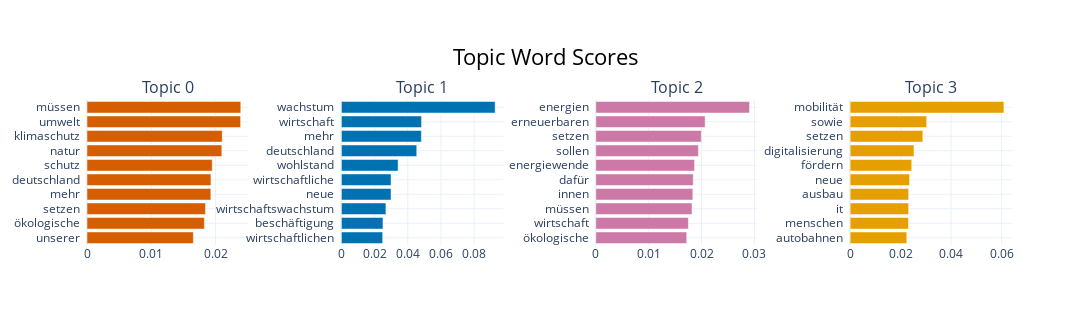

The notebook cell saved with this chart:
### Code cell
fig = topic_model.visualize_barchart(n_words=10, width=350)
fig

### Figure 1 — Plotly figure (JSON) as saved in the notebook; plotly's stock layout.template omitted (floating-point values rounded to 4 significant figures)
{"data": [{"marker": {"color": "#D55E00"}, "orientation": "h", "type": "bar", "x": [0.01654, 0.01826, 0.01842, 0.01926, 0.01928, 0.01948, 0.02097, 0.02103, 0.02389, 0.02392], "xaxis": "x", "y": ["unserer  ", "ökologische  ", "setzen  ", "mehr  ", "deutschland  ", "schutz  ", "natur  ", "klimaschutz  ", "umwelt  ", "müssen  "], "yaxis": "y"}, {"marker": {"color": "#0072B2"}, "orientation": "h", "type": "bar", "x": [0.02489, 0.02506, 0.02684, 0.02992, 0.02994, 0.03417, 0.04542, 0.04822, 0.04832, 0.09267], "xaxis": "x2", "y": ["wirtschaftlichen  ", "beschäftigung  ", "wirtschaftswachstum  ", "neue  ", "wirtschaftliche  ", "wohlstand  ", "deutschland  ", "mehr  ", "wirtschaft  ", "wachstum  "], "yaxis": "y2"}, {"marker": {"color": "#CC79A7"}, "orientation": "h", "type": "bar", "x": [0.0172, 0.01752, 0.0182, 0.01836, 0.01843, 0.01869, 0.01941, 0.01996, 0.02068, 0.02908], "xaxis": "x3", "y": ["ökologische  ", "wirtschaft  ", "müssen  ", "innen  ", "dafür  ", "energiewende  ", "sollen  ", "setzen  ", "erneuerbaren  ", "energien  "], "yaxis": "y3"}, {"marker": {"color": "#E69F00"}, "orientation": "h", "type": "bar", "x": [0.02246, 0.02311, 0.02317, 0.02318, 0.02354, 0.02441, 0.02529, 0.0288, 0.03033, 0.06091], "xaxis": "x4", "y": ["autobahnen  ", "menschen  ", "it  ", "ausbau  ", "neue  ", "fördern  ", "digitalisierung  ", "setzen  ", "sowie  ", "mobilität  "], "yaxis": "y4"}], "layout": {"annotations": [{"font": {"size": 16}, "showarrow": false, "text": "Topic 0", "x": 0.0875, "xanchor": "center", "xref": "paper", "y": 1, "yanchor": "bottom", "yref": "paper"}, {"font": {"size": 16}, "showarrow": false, "text": "Topic 1", "x": 0.3625, "xanchor": "center", "xref": "paper", "y": 1, "yanchor": "bottom", "yref": "paper"}, {"font": {"size": 16}, "showarrow": false, "text": "Topic 2", "x": 0.6375, "xanchor": "center", "xref": "paper", "y": 1, "yanchor": "bottom", "yref": "paper"}, {"font": {"size": 16}, "showarrow": false, "text": "Topic 3", "x": 0.9125, "xanchor": "center", "xref": "paper", "y": 1, "yanchor": "bottom", "yref": "paper"}], "height": 325, "hoverlabel": {"bgcolor": "white", "font": {"family": "Rockwell", "size": 16}}, "showlegend": false, "title": {"font": {"color": "Black", "size": 22}, "text": "Topic Word Scores", "x": 0.5, "xanchor": "center", "yanchor": "top"}, "width": 1400, "xaxis": {"anchor": "y", "domain": [0, 0.175], "showgrid": true}, "xaxis2": {"anchor": "y2", "domain": [0.275, 0.45], "showgrid": true}, "xaxis3": {"anchor": "y3", "domain": [0.55, 0.725], "showgrid": true}, "xaxis4": {"anchor": "y4", "domain": [0.825, 1], "showgrid": true}, "yaxis": {"anchor": "x", "domain": [0, 1], "showgrid": true}, "yaxis2": {"anchor": "x2", "domain": [0, 1], "showgrid": true}, "yaxis3": {"anchor": "x3", "domain": [0, 1], "showgrid": true}, "yaxis4": {"anchor": "x4", "domain": [0, 1], "showgrid": true}}}
